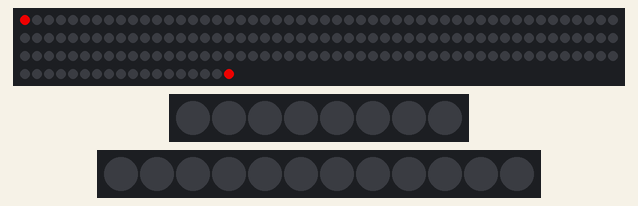
The sketch below on a simulated Arduino Uno, built with avr-gcc and run on an emulated ATmega328P. Shown: 168 RGB LEDs in strip order, left to right, continuing on the next row, 8 RGB LEDs in strip order, left to right, 12 RGB LEDs in strip order, left to right. Dim RGB values are drawn brighter than linear; what the sketch prints to the serial monitor is not drawn.

Above: at 0.16 s.
At 5.46 s:
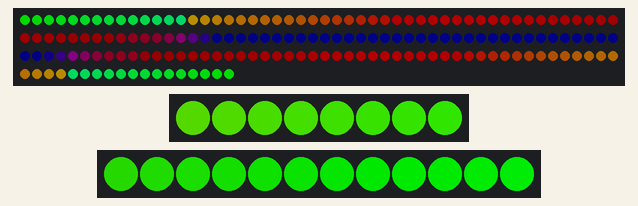
At 10.76 s:
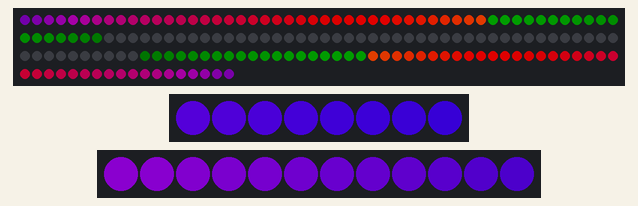
At 21.63 s:
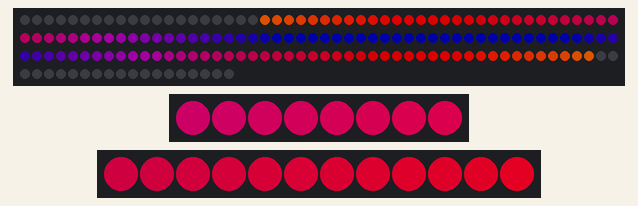
At 30.26 s:
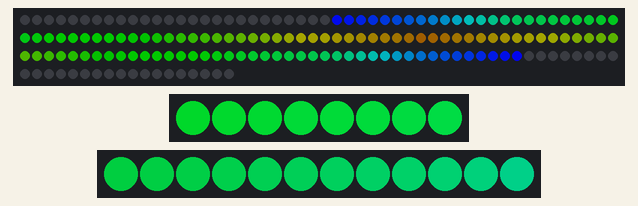
At 39.81 s:
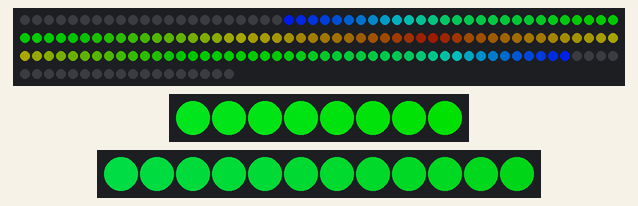
Timing chart, 0 to 40.0 s (numbered marks = the images above):
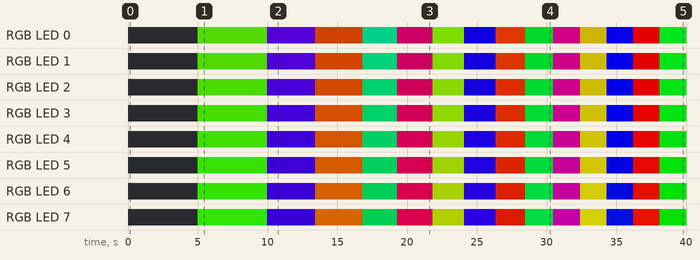

The sketch:

Cylon.ino
```cpp
#include <FastLED.h>

// How many leds in your strip?
#define NUM_LEDS 168

// For led chips like Neopixels, which have a data line, ground, and power, you just
// need to define DATA_PIN.  For led chipsets that are SPI based (four wires - data, clock,
// ground, and power), like the LPD8806, define both DATA_PIN and CLOCK_PIN
#define DATA_PIN 7
#define CLOCK_PIN 13

// Define the array of leds
CRGB leds_upper[168];
CRGB leds_gear[8];
CRGB leds_buttons[12];
int delayAmount = 20;
int iterations = 0;

void setup() {
	Serial.begin(57600);
	Serial.println("resetting");
	FastLED.addLeds<WS2812,7,GRB>(leds_upper,168);
  FastLED.addLeds<WS2812,4,GRB>(leds_gear, 8);
  FastLED.addLeds<WS2812B,5,GRB>(leds_buttons, 12);
	FastLED.setBrightness(200);
}

void fadeall() { for(int i = 0; i < 168; i++) { leds_upper[i].nscale8(250); } }

void loop() {
  // Switch to final colors after set amount of loops
//  if (iterations > 8){
//    fill_solid(leds_buttons, 12, CRGB::LightBlue);
//    FastLED.show();
//    fill_solid(leds_gear, 8, CRGB::LightBlue);
//    FastLED.show();
//    pacifica_loop();
//    FastLED.show();
//  }
  // else loop normally
    static uint8_t hue = 0;
    Serial.print("x");
    // First slide the led in one direction
    for(int i = 0; i < 168; i++) {
      // Set the i'th led to red
      leds_upper[i] = CHSV(hue++, 255, 255);
      leds_upper[167-i] = CHSV(hue++, 255, 255);
      // Show the leds
      FastLED.show();
      // now that we've shown the leds, reset the i'th led to black
      // leds_upper[i] = CRGB::Black;
      for(int i = 0; i < 168; i++) { leds_upper[i].nscale8(250);}
      // Wait a little bit before we loop around and do it again
      delay(delayAmount);
    }
    Serial.print("x");

    for(int i = 0; i < 8; i++) {
      // Set the i'th led to red
      leds_gear[i] = CHSV(hue++, 255, 255);
      // Show the leds
      FastLED.show();
      // now that we've shown the leds, reset the i'th led to black
      // leds_gear[i] = CRGB::Black;
      for(int i = 0; i < 8; i++) { leds_gear[i].nscale8(250);}
      // Wait a little bit before we loop around and do it again
      //delay(delayAmount);
    }


    for(int i = 0; i < 12; i++) {
      // Set the i'th led to red
      leds_buttons[i] = CHSV(hue++, 255, 255);
      // Show the leds
      FastLED.show();
      // now that we've shown the leds, reset the i'th led to black
      // leds_buttons[i] = CRGB::Black;
        for(int i = 0; i < 12; i++) { leds_buttons[i].nscale8(250);}
      // Wait a little bit before we loop around and do it again
      //delay(delayAmount);
    }

    // Now go in the other direction.
    for(int i = (168)-1; i >= 0; i--) {
      // Set the i'th led to red
      leds_upper[i] = CHSV(hue++, 255, 255);
      leds_upper[167-i] = CHSV(hue++, 255, 255);
      // Show the leds
      FastLED.show();
      // now that we've shown the leds, reset the i'th led to black
      // leds_upper[i] = CRGB::Black;
      for(int i = 0; i < 168; i++) { leds_upper[i].nscale8(250);}
      // Wait a little bit before we loop around and do it again
      delay(delayAmount);
    }

    for(int i = (8)-1; i >= 0; i--) {
      // Set the i'th led to red
      leds_gear[i] = CHSV(hue++, 255, 255);
      // Show the leds
      FastLED.show();
      // now that we've shown the leds, reset the i'th led to black
      // leds_gear[i] = CRGB::Black;
      for(int i = 0; i < 8; i++) { leds_gear[i].nscale8(250);}
      // Wait a little bit before we loop around and do it again
      //delay(delayAmount);
    }


    for(int i = (12)-1; i >= 0; i--) {
      // Set the i'th led to red
      leds_buttons[i] = CHSV(hue++, 255, 255);
      // Show the leds
      FastLED.show();
      // now that we've shown the leds, reset the i'th led to black
      // leds_buttons[i] = CRGB::Black;
      for(int i = 0; i < 12; i++) {
        leds_buttons[i].nscale8(250);
        }
      // Wait a little bit before we loop around and do it again
    }

    //delay(delayAmount);

    // Increment number of iterations
    iterations++;
//
//    // Add really bad flashing after 5 iterations
//    if (iterations > 5){
//      for (int i = 0; i < 6; i++){
//        // Now turn the LED off, then pause
//        fill_solid(leds_upper, 168, CRGB::Red);
//        FastLED.show();
//        delay(10);
//        fill_solid(leds_upper, 168, CRGB::Blue);
//        FastLED.show();
//        delay(10);
//        // Turn the LED on, then pause
//        fill_solid(leds_upper, 168, CRGB::Red);
//        FastLED.show();
//        delay(10);
//        // Now turn the LED off, then pause
//        fill_solid(leds_upper, 168, CRGB::Green);
//        FastLED.show();
//        delay(10);
//        // Turn the LED on, then pause
//        fill_solid(leds_upper, 168, CRGB::Red);
//        FastLED.show();
//        delay(10);
//        // Turn the LED on, then pause
//        fill_solid(leds_upper, 168, CRGB::Blue);
//        FastLED.show();
//        delay(10);
//  //      // Now turn the LED off, then pause
//  //      fill_solid(leds_upper, 168, CRGB::Black);
//  //      FastLED.show();
//  //      delay(50);
//      }
//    }

//    // Add flashing after a while
//    else if (iterations > 3 && iterations % 1 == 0){
//      for (int i = 0; i < 6; i++){
//        // Now turn the LED off, then pause
//        fill_solid(leds_upper, 168, CRGB::Black);
//        FastLED.show();
//        delay(10);
//        fill_solid(leds_upper, 168, CRGB::Blue);
//        FastLED.show();
//        delay(20);
//        // Turn the LED on, then pause
//        fill_solid(leds_upper, 168, CRGB::Purple);
//        FastLED.show();
//        delay(30);
//        // Now turn the LED off, then pause
//        fill_solid(leds_upper, 168, CRGB::Blue);
//        FastLED.show();
//        delay(20);
//        // Turn the LED on, then pause
//        fill_solid(leds_upper, 168, CRGB::Purple);
//        FastLED.show();
//        delay(30);
//  //      // Now turn the LED off, then pause
//  //      fill_solid(leds_upper, 168, CRGB::Black);
//  //      FastLED.show();
//  //      delay(50);
//      }
//    }
      delayAmount = delayAmount / 2 + 1;


}


//////////////////////////////////////////////////////////////////////////
//
// The code for this animation is more complicated than other examples, and
// while it is "ready to run", and documented in general, it is probably not
// the best starting point for learning.  Nevertheless, it does illustrate some
// useful techniques.
//
//////////////////////////////////////////////////////////////////////////
//
// In this animation, there are four "layers" of waves of light.
//
// Each layer moves independently, and each is scaled separately.
//
// All four wave layers are added together on top of each other, and then
// another filter is applied that adds "whitecaps" of brightness where the
// waves line up with each other more.  Finally, another pass is taken
// over the led array to 'deepen' (dim) the blues and greens.
//
// The speed and scale and motion each layer varies slowly within independent
// hand-chosen ranges, which is why the code has a lot of low-speed 'beatsin8' functions
// with a lot of oddly specific numeric ranges.
//
// These three custom blue-green color palettes were inspired by the colors found in
// the waters off the southern coast of California, https://goo.gl/maps/QQgd97jjHesHZVxQ7
//
CRGBPalette16 pacifica_palette_1 =
    { 0x000507, 0x000409, 0x00030B, 0x00030D, 0x000210, 0x000212, 0x000114, 0x000117,
      0x000019, 0x00001C, 0x000026, 0x000031, 0x00003B, 0x000046, 0x14554B, 0x28AA50 };
CRGBPalette16 pacifica_palette_2 =
    { 0x000507, 0x000409, 0x00030B, 0x00030D, 0x000210, 0x000212, 0x000114, 0x000117,
      0x000019, 0x00001C, 0x000026, 0x000031, 0x00003B, 0x000046, 0x0C5F52, 0x19BE5F };
CRGBPalette16 pacifica_palette_3 =
    { 0x000208, 0x00030E, 0x000514, 0x00061A, 0x000820, 0x000927, 0x000B2D, 0x000C33,
      0x000E39, 0x001040, 0x001450, 0x001860, 0x001C70, 0x002080, 0x1040BF, 0x2060FF };


void pacifica_loop()
{
  // Increment the four "color index start" counters, one for each wave layer.
  // Each is incremented at a different speed, and the speeds vary over time.
  static uint16_t sCIStart1, sCIStart2, sCIStart3, sCIStart4;
  static uint32_t sLastms = 0;
  uint32_t ms = GET_MILLIS();
  uint32_t deltams = ms - sLastms;
  sLastms = ms;
  uint16_t speedfactor1 = beatsin16(3, 179, 269);
  uint16_t speedfactor2 = beatsin16(4, 179, 269);
  uint32_t deltams1 = (deltams * speedfactor1) / 256;
  uint32_t deltams2 = (deltams * speedfactor2) / 256;
  uint32_t deltams21 = (deltams1 + deltams2) / 2;
  sCIStart1 += (deltams1 * beatsin88(1011,10,13));
  sCIStart2 -= (deltams21 * beatsin88(777,8,11));
  sCIStart3 -= (deltams1 * beatsin88(501,5,7));
  sCIStart4 -= (deltams2 * beatsin88(257,4,6));

  // Clear out the LED array to a dim background blue-green
  fill_solid( leds_upper, 168, CRGB( 2, 6, 10));

  // Render each of four layers, with different scales and speeds, that vary over time
  pacifica_one_layer( pacifica_palette_1, sCIStart1, beatsin16( 3, 11 * 256, 14 * 256), beatsin8( 10, 70, 130), 0-beat16( 301) );
  pacifica_one_layer( pacifica_palette_2, sCIStart2, beatsin16( 4,  6 * 256,  9 * 256), beatsin8( 17, 40,  80), beat16( 401) );
  pacifica_one_layer( pacifica_palette_3, sCIStart3, 6 * 256, beatsin8( 9, 10,38), 0-beat16(503));
  pacifica_one_layer( pacifica_palette_3, sCIStart4, 5 * 256, beatsin8( 8, 10,28), beat16(601));

  // Add brighter 'whitecaps' where the waves lines up more
  pacifica_add_whitecaps();

  // Deepen the blues and greens a bit
  pacifica_deepen_colors();
}

// Add one layer of waves into the led array
void pacifica_one_layer( CRGBPalette16& p, uint16_t cistart, uint16_t wavescale, uint8_t bri, uint16_t ioff)
{
  uint16_t ci = cistart;
  uint16_t waveangle = ioff;
  uint16_t wavescale_half = (wavescale / 2) + 20;
  for( uint16_t i = 0; i < 168; i++) {
    waveangle += 250;
    uint16_t s16 = sin16( waveangle ) + 32768;
    uint16_t cs = scale16( s16 , wavescale_half ) + wavescale_half;
    ci += cs;
    uint16_t sindex16 = sin16( ci) + 32768;
    uint8_t sindex8 = scale16( sindex16, 240);
    CRGB c = ColorFromPalette( p, sindex8, bri, LINEARBLEND);
    leds_upper[i] += c;
  }
}

// Add extra 'white' to areas where the four layers of light have lined up brightly
void pacifica_add_whitecaps()
{
  uint8_t basethreshold = beatsin8( 9, 55, 65);
  uint8_t wave = beat8( 7 );

  for( uint16_t i = 0; i < 168; i++) {
    uint8_t threshold = scale8( sin8( wave), 20) + basethreshold;
    wave += 7;
    uint8_t l = leds_upper[i].getAverageLight();
    if( l > threshold) {
      uint8_t overage = l - threshold;
      uint8_t overage2 = qadd8( overage, overage);
      leds_upper[i] += CRGB( overage, overage2, qadd8( overage2, overage2));
    }
  }
}

// Deepen the blues and greens
void pacifica_deepen_colors()
{
  for( uint16_t i = 0; i < 168; i++) {
    leds_upper[i].blue = scale8( leds_upper[i].blue,  145);
    leds_upper[i].green= scale8( leds_upper[i].green, 200);
    leds_upper[i] |= CRGB( 2, 5, 7);
  }
}
```

Measured:
- by itself, RGB LED 0: off → RGB(54, 140, 0) at 5.0 s, → RGB(54, 0, 140) 5.0 s later, → RGB(124, 38, 0) 3.4 s later, → RGB(0, 118, 77) 3.4 s later, … (14 changes in this stretch)
- by itself, RGB LED 1: off → RGB(52, 144, 0) at 5.0 s, → RGB(51, 0, 139) 5.0 s later, → RGB(125, 41, 0) 3.4 s later, → RGB(0, 120, 71) 3.4 s later, … (14 changes in this stretch)
- what the display in image 3 shows lasts 0.5 s, from 21.4 s to 21.9 s
